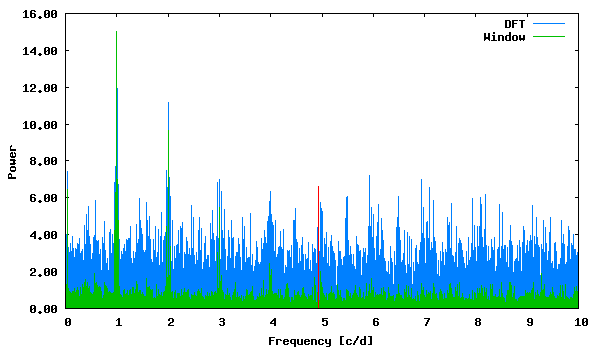

This chart was generated by the following gnuplot code:
set term png size 600,350 medium
set colors classic
set output "phase_lc_20.deeming.png"
set xlabel "Frequency [c/d]"
set ylabel "Power"
set format y "%5.2f"
plot "deeming.periodogram" using 1:2 with lines linecolor 3 title "DFT", "deeming.periodogram" using 1:3 with lines linecolor 2 title "Window", "<echo '4.930699 6.59253073'" with impulses linecolor 1 title ""
 
